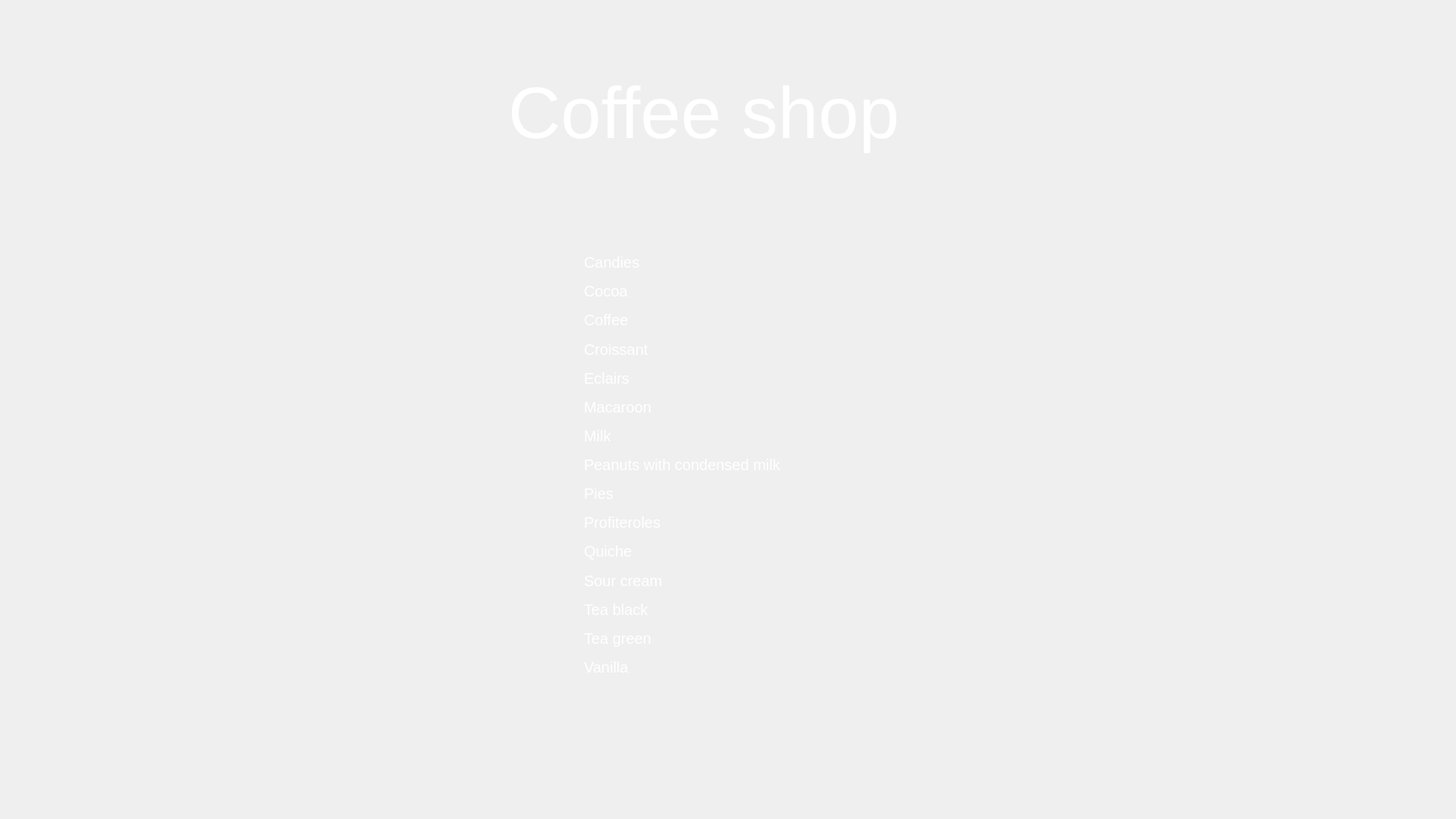
<?xml version="1.0" encoding="UTF-8"?>
<ui version="4.0">
 <class>DataFromJsonForm</class>
 <widget class="QWidget" name="DataFromJsonForm">
  <property name="geometry">
   <rect>
    <x>0</x>
    <y>0</y>
    <width>1920</width>
    <height>1080</height>
   </rect>
  </property>
  <property name="windowTitle">
   <string>Form</string>
  </property>
  <property name="styleSheet">
   <string notr="true"/>
  </property>
  <widget class="QLabel" name="Back">
   <property name="geometry">
    <rect>
     <x>0</x>
     <y>0</y>
     <width>1920</width>
     <height>1080</height>
    </rect>
   </property>
   <property name="styleSheet">
    <string notr="true">background-image: url(':/res/img/backgr.png');

background-repeat: no-repeat;
</string>
   </property>
   <property name="text">
    <string/>
   </property>
  </widget>
  <widget class="QLabel" name="label_2">
   <property name="geometry">
    <rect>
     <x>670</x>
     <y>80</y>
     <width>581</width>
     <height>141</height>
    </rect>
   </property>
   <property name="styleSheet">
    <string notr="true">position: absolute;
font: 700 26pt &quot;Segoe Script&quot;;
width: 328px;
height: 88px;
left: 796px;
top: 79px;
font-style: normal;
font-weight: 400;
font-size: 64px;
line-height: 88px;
color: #FFFFFF;
 border: none; 
outline: none;
background-position: center;
 background-repeat: no-repeat; 
background-color: transparent;</string>
   </property>
   <property name="text">
    <string>&lt;html&gt;&lt;head/&gt;&lt;body&gt;&lt;p&gt;&lt;span style=&quot; font-size:72pt;&quot;&gt;Coffee shop&lt;/span&gt;&lt;/p&gt;&lt;/body&gt;&lt;/html&gt;</string>
   </property>
  </widget>
  <widget class="QPushButton" name="Zerno">
   <property name="geometry">
    <rect>
     <x>89</x>
     <y>79</y>
     <width>130</width>
     <height>130</height>
    </rect>
   </property>
   <property name="styleSheet">
    <string notr="true">background-image: url(':/res/img/Zerno.png');
background-position: center;
 background-repeat: no-repeat; 
background-color: transparent;
 border: none; 
outline: none;</string>
   </property>
   <property name="text">
    <string/>
   </property>
  </widget>
  <widget class="QPushButton" name="Setting">
   <property name="geometry">
    <rect>
     <x>1727</x>
     <y>79</y>
     <width>130</width>
     <height>130</height>
    </rect>
   </property>
   <property name="styleSheet">
    <string notr="true">background-image: url(':/res/img/setting.png');
background-position: center;
 background-repeat: no-repeat; 
background-color: transparent;
 border: none; 
outline: none;</string>
   </property>
   <property name="text">
    <string/>
   </property>
  </widget>
  <widget class="QWidget" name="gridLayoutWidget">
   <property name="geometry">
    <rect>
     <x>770</x>
     <y>330</y>
     <width>431</width>
     <height>566</height>
    </rect>
   </property>
   <layout class="QGridLayout" name="gridLayout">
    <item row="10" column="0">
     <widget class="QLabel" name="l11">
      <property name="styleSheet">
       <string notr="true">position: absolute;
font: 700 10pt &quot;Segoe Script&quot;;
width: 328px;
height: 88px;
left: 796px;
top: 79px;
font-style: normal;
font-weight: 400;
font-size: 20px;
line-height: 88px;
color: #FFFFFF;
 border: none; 
outline: none;
background-position: center;
 background-repeat: no-repeat; 
background-color: transparent;</string>
      </property>
      <property name="text">
       <string>Quiche</string>
      </property>
     </widget>
    </item>
    <item row="13" column="0">
     <widget class="QLabel" name="l14">
      <property name="styleSheet">
       <string notr="true">position: absolute;
font: 700 10pt &quot;Segoe Script&quot;;
width: 328px;
height: 88px;
left: 796px;
top: 79px;
font-style: normal;
font-weight: 400;
font-size: 20px;
line-height: 88px;
color: #FFFFFF;
 border: none; 
outline: none;
background-position: center;
 background-repeat: no-repeat; 
background-color: transparent;</string>
      </property>
      <property name="text">
       <string>Tea green</string>
      </property>
     </widget>
    </item>
    <item row="0" column="0">
     <widget class="QLabel" name="l1">
      <property name="styleSheet">
       <string notr="true">position: absolute;
font: 700 10pt &quot;Segoe Script&quot;;
width: 328px;
height: 88px;
left: 796px;
top: 79px;
font-style: normal;
font-weight: 400;
font-size: 20px;
line-height: 88px;
color: #FFFFFF;
 border: none; 
outline: none;
background-position: center;
 background-repeat: no-repeat; 
background-color: transparent;</string>
      </property>
      <property name="text">
       <string>Candies</string>
      </property>
     </widget>
    </item>
    <item row="3" column="0">
     <widget class="QLabel" name="l4">
      <property name="styleSheet">
       <string notr="true">position: absolute;
font: 700 10pt &quot;Segoe Script&quot;;
width: 328px;
height: 88px;
left: 796px;
top: 79px;
font-style: normal;
font-weight: 400;
font-size: 20px;
line-height: 88px;
color: #FFFFFF;
 border: none; 
outline: none;
background-position: center;
 background-repeat: no-repeat; 
background-color: transparent;</string>
      </property>
      <property name="text">
       <string>Croissant</string>
      </property>
     </widget>
    </item>
    <item row="11" column="0">
     <widget class="QLabel" name="l12">
      <property name="styleSheet">
       <string notr="true">position: absolute;
font: 700 10pt &quot;Segoe Script&quot;;
width: 328px;
height: 88px;
left: 796px;
top: 79px;
font-style: normal;
font-weight: 400;
font-size: 20px;
line-height: 88px;
color: #FFFFFF;
 border: none; 
outline: none;
background-position: center;
 background-repeat: no-repeat; 
background-color: transparent;</string>
      </property>
      <property name="text">
       <string>Sour cream</string>
      </property>
     </widget>
    </item>
    <item row="9" column="0">
     <widget class="QLabel" name="l10">
      <property name="styleSheet">
       <string notr="true">position: absolute;
font: 700 10pt &quot;Segoe Script&quot;;
width: 328px;
height: 88px;
left: 796px;
top: 79px;
font-style: normal;
font-weight: 400;
font-size: 20px;
line-height: 88px;
color: #FFFFFF;
 border: none; 
outline: none;
background-position: center;
 background-repeat: no-repeat; 
background-color: transparent;</string>
      </property>
      <property name="text">
       <string>Profiteroles</string>
      </property>
     </widget>
    </item>
    <item row="12" column="0">
     <widget class="QLabel" name="l13">
      <property name="styleSheet">
       <string notr="true">position: absolute;
font: 700 10pt &quot;Segoe Script&quot;;
width: 328px;
height: 88px;
left: 796px;
top: 79px;
font-style: normal;
font-weight: 400;
font-size: 20px;
line-height: 88px;
color: #FFFFFF;
 border: none; 
outline: none;
background-position: center;
 background-repeat: no-repeat; 
background-color: transparent;</string>
      </property>
      <property name="text">
       <string>Tea black</string>
      </property>
     </widget>
    </item>
    <item row="6" column="0">
     <widget class="QLabel" name="l7">
      <property name="styleSheet">
       <string notr="true">position: absolute;
font: 700 10pt &quot;Segoe Script&quot;;
width: 328px;
height: 88px;
left: 796px;
top: 79px;
font-style: normal;
font-weight: 400;
font-size: 20px;
line-height: 88px;
color: #FFFFFF;
 border: none; 
outline: none;
background-position: center;
 background-repeat: no-repeat; 
background-color: transparent;</string>
      </property>
      <property name="text">
       <string>Milk</string>
      </property>
     </widget>
    </item>
    <item row="4" column="0">
     <widget class="QLabel" name="l5">
      <property name="styleSheet">
       <string notr="true">position: absolute;
font: 700 10pt &quot;Segoe Script&quot;;
width: 328px;
height: 88px;
left: 796px;
top: 79px;
font-style: normal;
font-weight: 400;
font-size: 20px;
line-height: 88px;
color: #FFFFFF;
 border: none; 
outline: none;
background-position: center;
 background-repeat: no-repeat; 
background-color: transparent;</string>
      </property>
      <property name="text">
       <string>Eclairs</string>
      </property>
     </widget>
    </item>
    <item row="1" column="0">
     <widget class="QLabel" name="l2">
      <property name="styleSheet">
       <string notr="true">position: absolute;
font: 700 10pt &quot;Segoe Script&quot;;
width: 328px;
height: 88px;
left: 796px;
top: 79px;
font-style: normal;
font-weight: 400;
font-size: 20px;
line-height: 88px;
color: #FFFFFF;
 border: none; 
outline: none;
background-position: center;
 background-repeat: no-repeat; 
background-color: transparent;</string>
      </property>
      <property name="text">
       <string>Cocoa</string>
      </property>
     </widget>
    </item>
    <item row="2" column="0">
     <widget class="QLabel" name="l3">
      <property name="styleSheet">
       <string notr="true">position: absolute;
font: 700 10pt &quot;Segoe Script&quot;;
width: 328px;
height: 88px;
left: 796px;
top: 79px;
font-style: normal;
font-weight: 400;
font-size: 20px;
line-height: 88px;
color: #FFFFFF;
 border: none; 
outline: none;
background-position: center;
 background-repeat: no-repeat; 
background-color: transparent;</string>
      </property>
      <property name="text">
       <string>Coffee</string>
      </property>
     </widget>
    </item>
    <item row="5" column="0">
     <widget class="QLabel" name="l6">
      <property name="styleSheet">
       <string notr="true">position: absolute;
font: 700 10pt &quot;Segoe Script&quot;;
width: 328px;
height: 88px;
left: 796px;
top: 79px;
font-style: normal;
font-weight: 400;
font-size: 20px;
line-height: 88px;
color: #FFFFFF;
 border: none; 
outline: none;
background-position: center;
 background-repeat: no-repeat; 
background-color: transparent;</string>
      </property>
      <property name="text">
       <string>Macaroon</string>
      </property>
     </widget>
    </item>
    <item row="14" column="0">
     <widget class="QLabel" name="l15">
      <property name="styleSheet">
       <string notr="true">position: absolute;
font: 700 10pt &quot;Segoe Script&quot;;
width: 328px;
height: 88px;
left: 796px;
top: 79px;
font-style: normal;
font-weight: 400;
font-size: 20px;
line-height: 88px;
color: #FFFFFF;
 border: none; 
outline: none;
background-position: center;
 background-repeat: no-repeat; 
background-color: transparent;</string>
      </property>
      <property name="text">
       <string>Vanilla</string>
      </property>
     </widget>
    </item>
    <item row="0" column="1">
     <widget class="QLabel" name="u1">
      <property name="styleSheet">
       <string notr="true">position: absolute;
font: 700 10pt &quot;Segoe Script&quot;;
width: 328px;
height: 88px;
left: 796px;
top: 79px;
font-style: normal;
font-weight: 400;
font-size: 20px;
line-height: 88px;
color: #FFFFFF;
 border: none; 
outline: none;
background-position: center;
 background-repeat: no-repeat; 
background-color: transparent;</string>
      </property>
      <property name="text">
       <string/>
      </property>
     </widget>
    </item>
    <item row="8" column="0">
     <widget class="QLabel" name="l9">
      <property name="styleSheet">
       <string notr="true">position: absolute;
font: 700 10pt &quot;Segoe Script&quot;;
width: 328px;
height: 88px;
left: 796px;
top: 79px;
font-style: normal;
font-weight: 400;
font-size: 20px;
line-height: 88px;
color: #FFFFFF;
 border: none; 
outline: none;
background-position: center;
 background-repeat: no-repeat; 
background-color: transparent;</string>
      </property>
      <property name="text">
       <string>Pies</string>
      </property>
     </widget>
    </item>
    <item row="7" column="0">
     <widget class="QLabel" name="l8">
      <property name="styleSheet">
       <string notr="true">position: absolute;
font: 700 10pt &quot;Segoe Script&quot;;
width: 328px;
height: 88px;
left: 796px;
top: 79px;
font-style: normal;
font-weight: 400;
font-size: 20px;
line-height: 88px;
color: #FFFFFF;
 border: none; 
outline: none;
background-position: center;
 background-repeat: no-repeat; 
background-color: transparent;</string>
      </property>
      <property name="text">
       <string>Peanuts with condensed milk</string>
      </property>
     </widget>
    </item>
    <item row="1" column="1">
     <widget class="QLabel" name="u2">
      <property name="styleSheet">
       <string notr="true">position: absolute;
font: 700 10pt &quot;Segoe Script&quot;;
width: 328px;
height: 88px;
left: 796px;
top: 79px;
font-style: normal;
font-weight: 400;
font-size: 20px;
line-height: 88px;
color: #FFFFFF;
 border: none; 
outline: none;
background-position: center;
 background-repeat: no-repeat; 
background-color: transparent;</string>
      </property>
      <property name="text">
       <string/>
      </property>
     </widget>
    </item>
    <item row="2" column="1">
     <widget class="QLabel" name="u3">
      <property name="styleSheet">
       <string notr="true">position: absolute;
font: 700 10pt &quot;Segoe Script&quot;;
width: 328px;
height: 88px;
left: 796px;
top: 79px;
font-style: normal;
font-weight: 400;
font-size: 20px;
line-height: 88px;
color: #FFFFFF;
 border: none; 
outline: none;
background-position: center;
 background-repeat: no-repeat; 
background-color: transparent;</string>
      </property>
      <property name="text">
       <string/>
      </property>
     </widget>
    </item>
    <item row="3" column="1">
     <widget class="QLabel" name="u4">
      <property name="styleSheet">
       <string notr="true">position: absolute;
font: 700 10pt &quot;Segoe Script&quot;;
width: 328px;
height: 88px;
left: 796px;
top: 79px;
font-style: normal;
font-weight: 400;
font-size: 20px;
line-height: 88px;
color: #FFFFFF;
 border: none; 
outline: none;
background-position: center;
 background-repeat: no-repeat; 
background-color: transparent;</string>
      </property>
      <property name="text">
       <string/>
      </property>
     </widget>
    </item>
    <item row="4" column="1">
     <widget class="QLabel" name="u5">
      <property name="styleSheet">
       <string notr="true">position: absolute;
font: 700 10pt &quot;Segoe Script&quot;;
width: 328px;
height: 88px;
left: 796px;
top: 79px;
font-style: normal;
font-weight: 400;
font-size: 20px;
line-height: 88px;
color: #FFFFFF;
 border: none; 
outline: none;
background-position: center;
 background-repeat: no-repeat; 
background-color: transparent;</string>
      </property>
      <property name="text">
       <string/>
      </property>
     </widget>
    </item>
    <item row="5" column="1">
     <widget class="QLabel" name="u6">
      <property name="styleSheet">
       <string notr="true">position: absolute;
font: 700 10pt &quot;Segoe Script&quot;;
width: 328px;
height: 88px;
left: 796px;
top: 79px;
font-style: normal;
font-weight: 400;
font-size: 20px;
line-height: 88px;
color: #FFFFFF;
 border: none; 
outline: none;
background-position: center;
 background-repeat: no-repeat; 
background-color: transparent;</string>
      </property>
      <property name="text">
       <string/>
      </property>
     </widget>
    </item>
    <item row="6" column="1">
     <widget class="QLabel" name="u7">
      <property name="styleSheet">
       <string notr="true">position: absolute;
font: 700 10pt &quot;Segoe Script&quot;;
width: 328px;
height: 88px;
left: 796px;
top: 79px;
font-style: normal;
font-weight: 400;
font-size: 20px;
line-height: 88px;
color: #FFFFFF;
 border: none; 
outline: none;
background-position: center;
 background-repeat: no-repeat; 
background-color: transparent;</string>
      </property>
      <property name="text">
       <string/>
      </property>
     </widget>
    </item>
    <item row="7" column="1">
     <widget class="QLabel" name="u8">
      <property name="styleSheet">
       <string notr="true">position: absolute;
font: 700 10pt &quot;Segoe Script&quot;;
width: 328px;
height: 88px;
left: 796px;
top: 79px;
font-style: normal;
font-weight: 400;
font-size: 20px;
line-height: 88px;
color: #FFFFFF;
 border: none; 
outline: none;
background-position: center;
 background-repeat: no-repeat; 
background-color: transparent;</string>
      </property>
      <property name="text">
       <string/>
      </property>
     </widget>
    </item>
    <item row="8" column="1">
     <widget class="QLabel" name="u9">
      <property name="styleSheet">
       <string notr="true">position: absolute;
font: 700 10pt &quot;Segoe Script&quot;;
width: 328px;
height: 88px;
left: 796px;
top: 79px;
font-style: normal;
font-weight: 400;
font-size: 20px;
line-height: 88px;
color: #FFFFFF;
 border: none; 
outline: none;
background-position: center;
 background-repeat: no-repeat; 
background-color: transparent;</string>
      </property>
      <property name="text">
       <string/>
      </property>
     </widget>
    </item>
    <item row="9" column="1">
     <widget class="QLabel" name="u10">
      <property name="styleSheet">
       <string notr="true">position: absolute;
font: 700 10pt &quot;Segoe Script&quot;;
width: 328px;
height: 88px;
left: 796px;
top: 79px;
font-style: normal;
font-weight: 400;
font-size: 20px;
line-height: 88px;
color: #FFFFFF;
 border: none; 
outline: none;
background-position: center;
 background-repeat: no-repeat; 
background-color: transparent;</string>
      </property>
      <property name="text">
       <string/>
      </property>
     </widget>
    </item>
    <item row="10" column="1">
     <widget class="QLabel" name="u11">
      <property name="styleSheet">
       <string notr="true">position: absolute;
font: 700 10pt &quot;Segoe Script&quot;;
width: 328px;
height: 88px;
left: 796px;
top: 79px;
font-style: normal;
font-weight: 400;
font-size: 20px;
line-height: 88px;
color: #FFFFFF;
 border: none; 
outline: none;
background-position: center;
 background-repeat: no-repeat; 
background-color: transparent;</string>
      </property>
      <property name="text">
       <string/>
      </property>
     </widget>
    </item>
    <item row="11" column="1">
     <widget class="QLabel" name="u12">
      <property name="styleSheet">
       <string notr="true">position: absolute;
font: 700 10pt &quot;Segoe Script&quot;;
width: 328px;
height: 88px;
left: 796px;
top: 79px;
font-style: normal;
font-weight: 400;
font-size: 20px;
line-height: 88px;
color: #FFFFFF;
 border: none; 
outline: none;
background-position: center;
 background-repeat: no-repeat; 
background-color: transparent;</string>
      </property>
      <property name="text">
       <string/>
      </property>
     </widget>
    </item>
    <item row="12" column="1">
     <widget class="QLabel" name="u13">
      <property name="styleSheet">
       <string notr="true">position: absolute;
font: 700 10pt &quot;Segoe Script&quot;;
width: 328px;
height: 88px;
left: 796px;
top: 79px;
font-style: normal;
font-weight: 400;
font-size: 20px;
line-height: 88px;
color: #FFFFFF;
 border: none; 
outline: none;
background-position: center;
 background-repeat: no-repeat; 
background-color: transparent;</string>
      </property>
      <property name="text">
       <string/>
      </property>
     </widget>
    </item>
    <item row="13" column="1">
     <widget class="QLabel" name="u14">
      <property name="styleSheet">
       <string notr="true">position: absolute;
font: 700 10pt &quot;Segoe Script&quot;;
width: 328px;
height: 88px;
left: 796px;
top: 79px;
font-style: normal;
font-weight: 400;
font-size: 20px;
line-height: 88px;
color: #FFFFFF;
 border: none; 
outline: none;
background-position: center;
 background-repeat: no-repeat; 
background-color: transparent;</string>
      </property>
      <property name="text">
       <string/>
      </property>
     </widget>
    </item>
    <item row="14" column="1">
     <widget class="QLabel" name="u15">
      <property name="styleSheet">
       <string notr="true">position: absolute;
font: 700 10pt &quot;Segoe Script&quot;;
width: 328px;
height: 88px;
left: 796px;
top: 79px;
font-style: normal;
font-weight: 400;
font-size: 20px;
line-height: 88px;
color: #FFFFFF;
 border: none; 
outline: none;
background-position: center;
 background-repeat: no-repeat; 
background-color: transparent;</string>
      </property>
      <property name="text">
       <string/>
      </property>
     </widget>
    </item>
   </layout>
  </widget>
  <widget class="QLabel" name="label">
   <property name="geometry">
    <rect>
     <x>120</x>
     <y>280</y>
     <width>431</width>
     <height>661</height>
    </rect>
   </property>
   <property name="styleSheet">
    <string notr="true">background-image: url(:/res/img/4556dhfghdfhdf.png);
background-position: center;
 background-repeat: no-repeat; 
background-color: transparent;
 border: none; 
outline: none;</string>
   </property>
   <property name="text">
    <string/>
   </property>
  </widget>
  <widget class="QLabel" name="label_3">
   <property name="geometry">
    <rect>
     <x>1360</x>
     <y>270</y>
     <width>541</width>
     <height>711</height>
    </rect>
   </property>
   <property name="styleSheet">
    <string notr="true">background-image: url(':/res/img/imagedfshhgh.png');
background-position: center;
 background-repeat: no-repeat; 
background-color: transparent;
 border: none; 
outline: none;</string>
   </property>
   <property name="text">
    <string/>
   </property>
  </widget>
 </widget>
 <resources/>
 <connections/>
</ui>
